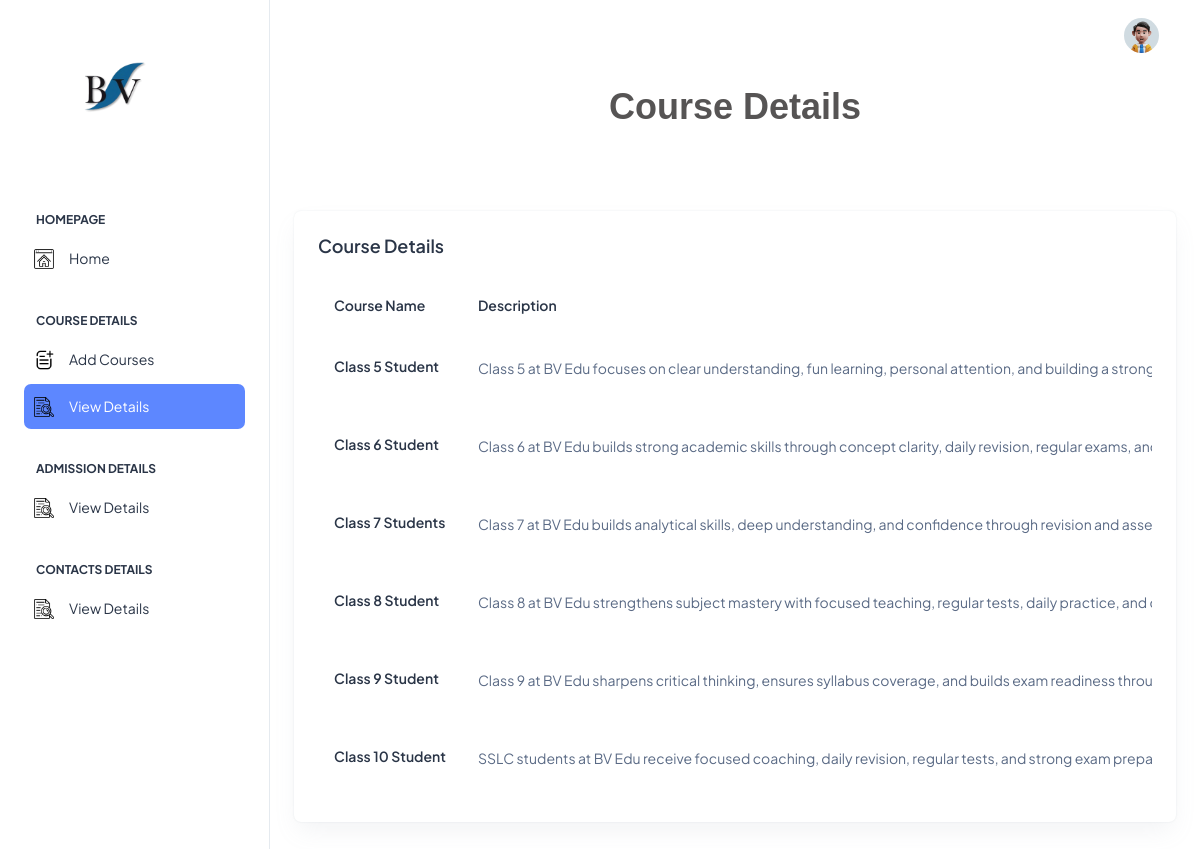
Screenshot of /BVapp/displaycourse/ with the database file from the repository.
### BVapp/models.py (models this page shows)
class courseDB(models.Model):
    name = models.CharField(max_length=100, null=True, blank=True)
    time = models.CharField(max_length=100, null=True, blank=True)
    description = models.CharField(max_length=500, null=True, blank=True)
    description2 = models.CharField(max_length=500, null=True, blank=True)
    price =models.IntegerField(null=True,blank=True)
    image = models.ImageField(upload_to="images", null=True, blank=True)

### BVapp/views.py (the view)
# urls.py: path('displaycourse/',views.displaycourse,name='displaycourse'),
def displaycourse(req):
    data = courseDB.objects.all()
    return render(req,"displaycourse.html",{'data':data})

### BVapp/templates/displaycourse.html (shortened to what this page needs)
<!DOCTYPE html>
<html lang="en">
{% extends 'Indexpage.html' %}
{% block content %}
<head>
</head>
<body>
   <div>
     <h2 style="font-size: 36px; font-weight: bold; color: rgb(86, 84, 84); margin-bottom: 20px; text-align: center;font-family:  Arial, Helvetica, sans-serif; ">
                Course Details
            </h2><br><br><br>
   </div>
<div class="card w-100">
              <div class="card-body p-4">
                <h5 class="card-title fw-semibold mb-4">Course Details</h5>
                <div class="table-responsive">
                  <table class="table text-nowrap mb-0 align-middle">
                    <thead class="text-dark fs-4">
                      <tr>
                        <th class="border-bottom-0">
                          <h6 class="fw-semibold mb-0">Course Name </h6>
                        </th>
                        <th class="border-bottom-0">
                          <h6 class="fw-semibold mb-0">Description</h6>
                        </th>
                      </tr>
                    </thead>
                    <tbody>
                    {% for i in data %}
                      <tr>
                        <td class="border-bottom-0">
                            <h6 class="fw-semibold mb-1">{{i.name}}</h6>
                        </td>
                        <td class="border-bottom-0">
                          <p class="mb-0 fw-normal">{{i.description}}</p>
                        </td>
                      </tr>
                     {% endfor %}
                    </tbody>
                  </table>
                </div>
              </div>
            </div>
</body>
</html>
{% endblock %}

### BVapp/templates/Indexpage.html (shortened to what this page needs)
<!doctype html>
{% load static %}
<html lang="en">
<head>
  <link rel="stylesheet" href="{% static '/assets/css/styles.min.css' %}" />
</head>
<body>
  <div class="page-wrapper" id="main-wrapper" data-layout="vertical" data-navbarbg="skin6" data-sidebartype="full"
    data-sidebar-position="fixed" data-header-position="fixed">
    <aside class="left-sidebar">
      <div>
        <div class="brand-logo d-flex align-items-center justify-content-between">
          <a href="{% url 'indexpage' %}" class="text-nowrap logo-img">
            <img src="{% static '/assets/images/logos/BVLOGO.png' %}" width="180" alt="" />
          </a>
        </div>
        <nav class="sidebar-nav scroll-sidebar" data-simplebar="">
          <ul id="sidebarnav">
            <li class="nav-small-cap">
              <span class="hide-menu">HomePage</span>
            </li>
            <li class="sidebar-item">
              <a class="sidebar-link" href="#" aria-expanded="false">
                <span>
                  <img src="{% static '/assets/icons/Home.png' %}" alt="Icon" style="width:20px; height:20px; vertical-align:middle;">
                </span>
                <span class="hide-menu">Home</span>
              </a>
            </li>
            <li class="nav-small-cap">
              <span class="hide-menu">Course Details</span>
            </li>
            <li class="sidebar-item">
              <a class="sidebar-link" href="{% url 'addcourse' %}" aria-expanded="false">
                <span>
                  <img src="{% static '/assets/icons/Add1.png' %}" alt="Icon" style="width:20px; height:20px; vertical-align:middle;">
                </span>
                <span class="hide-menu">Add Courses</span>
              </a>
            </li>
            <li class="sidebar-item">
              <a class="sidebar-link" href="{% url 'displaycourse' %}" aria-expanded="false">
                <span>
             <img src="{% static '/assets/icons/view1.png' %}" alt="Icon" style="width:20px; height:20px; vertical-align:middle;">
             </span>
               <span class="hide-menu">View Details</span>
                </a>
            </li>
            <li class="nav-small-cap">
              <span class="hide-menu">Admission Details</span>
            </li>
            <li class="sidebar-item">
              <a class="sidebar-link" href="{% url 'displayadmission' %}" aria-expanded="false">
                <span>
                  <img src="{% static '/assets/icons/view1.png' %}" alt="Icon" style="width:20px; height:20px; vertical-align:middle;">
                </span>
                <span class="hide-menu">View  Details  </span>
              </a>
            </li>
            <li class="nav-small-cap">
              <span class="hide-menu">Contacts Details</span>
            </li>
            <li class="sidebar-item">
              <a class="sidebar-link" href="{% url 'displaycontact' %}" aria-expanded="false">
                <span>
                  <img src="{% static '/assets/icons/view1.png' %}" alt="Icon" style="width:20px; height:20px; vertical-align:middle;">
                </span>
                <span class="hide-menu">View  Details  </span>
              </a>
            </li>
          </ul>
        </nav>
      </div>
    </aside>
    <div class="body-wrapper">
      <header class="app-header">
        <nav class="navbar navbar-expand-lg navbar-light">
          <div class="navbar-collapse justify-content-end px-0" id="navbarNav">
            <ul class="navbar-nav flex-row ms-auto align-items-center justify-content-end">
              <li class="nav-item dropdown">
                <a class="nav-link nav-icon-hover" href="javascript:void(0)" id="drop2" data-bs-toggle="dropdown"
                  aria-expanded="false">
                  <img src="{% static '/assets/images/profile/user-1.jpg' %}" alt="" width="35" height="35" class="rounded-circle">
                </a>
              </li>
            </ul>
          </div>
        </nav>
      </header>
      <div class="container-fluid">
         {% block content %}{% endblock %}
</body>
</html>

### rows the page displays
courseDB: name "Class 5 Student", description "Class 5 at BV Edu focuses on clear understanding, fun learning, personal attention, and building a…"
courseDB: name "Class 6 Student", description "Class 6 at BV Edu builds strong academic skills through concept clarity, daily revision, regular exams,…"
courseDB: name "Class 7 Students", description "Class 7 at BV Edu builds analytical skills, deep understanding, and confidence through revision and…"
courseDB: name "Class 8 Student", description "Class 8 at BV Edu strengthens subject mastery with focused teaching, regular tests, daily practice, and…"
courseDB: name "Class 9 Student", description "Class 9 at BV Edu sharpens critical thinking, ensures syllabus coverage, and builds exam readiness…"
courseDB: name "Class 10 Student", description "SSLC students at BV Edu receive focused coaching, daily revision, regular tests, and strong exam…"
